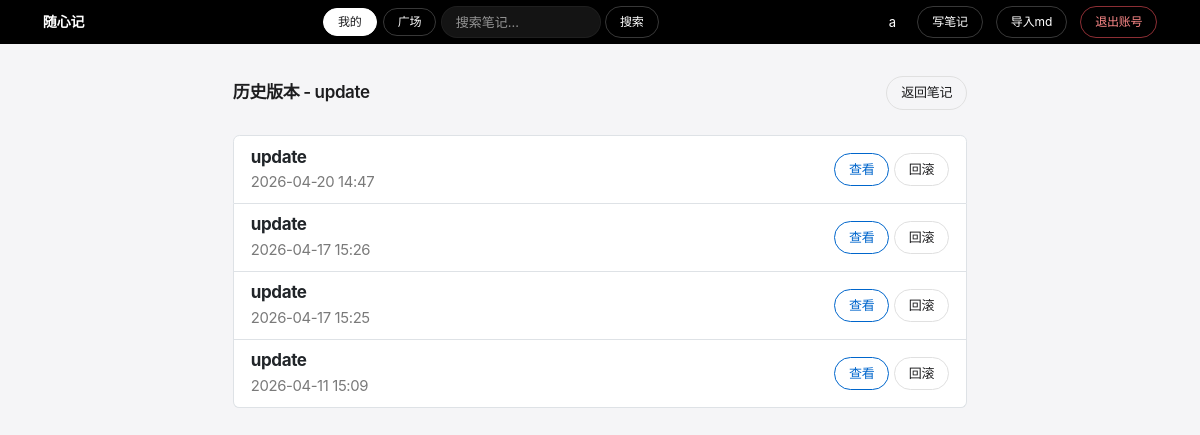
Page /notes/9/history (signed in) on the earlier database version.
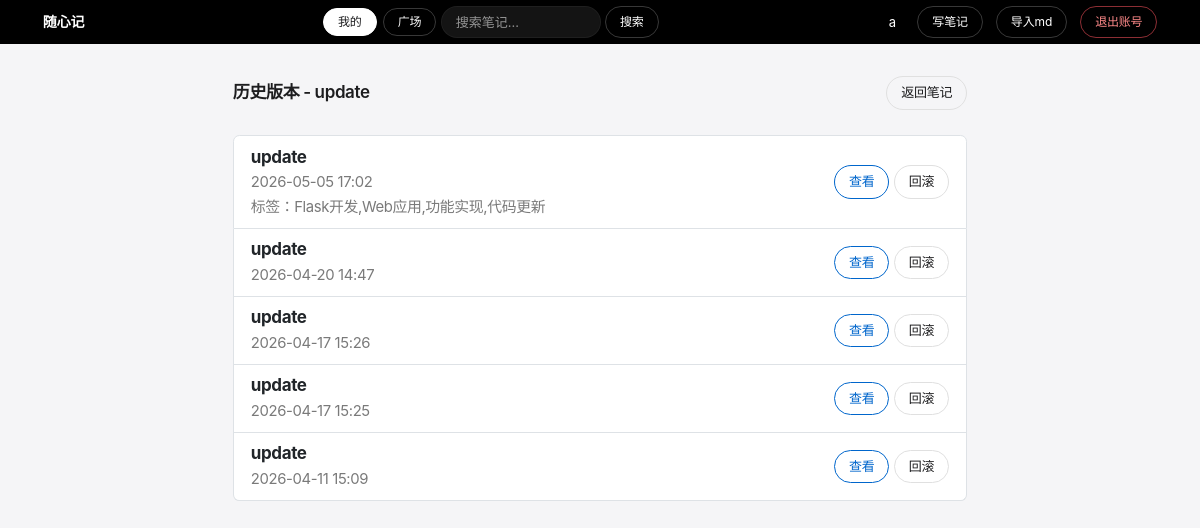
Same page on the later database version.
### app.py (models this page shows)
class NoteVersion(db.Model):
    id            = db.Column(db.Integer, primary_key=True)
    note_id       = db.Column(db.Integer, db.ForeignKey('note.id'), nullable=False)
    title         = db.Column(db.String(200), nullable=False)
    content       = db.Column(db.Text, nullable=False)
    tags_snapshot = db.Column(db.Text, nullable=True)
    created_at    = db.Column(db.DateTime, default=datetime.utcnow)

### app.py (the view)
@app.route('/notes/<int:note_id>/history')
@login_required
def note_history(note_id):
    note = get_or_404(Note, note_id)
    versions = NoteVersion.query.filter_by(note_id=note_id).order_by(NoteVersion.created_at.desc()).all()
    return render_template('note_history.html', note=note, versions=versions)

### app.py (called while the page is built)
@app.template_filter('local_time')
def local_time(dt):
    if dt is None:
        return ''
    beijing = timezone(timedelta(hours=8))
    return dt.replace(tzinfo=timezone.utc).astimezone(beijing).strftime('%Y-%m-%d %H:%M')

def get_or_404(model, pk):
    obj = db.session.get(model, pk)
    if obj is None:
        from flask import abort
        abort(404)
    return obj

@login_manager.user_loader
def load_user(user_id):
    return db.session.get(User, int(user_id))

### templates/note_history.html (shortened to what this page needs)
{% extends 'base.html' %}
{% block content %}
<div class="row justify-content-center">
    <div class="col-md-8">
        <div class="d-flex justify-content-between align-items-center mb-4">
            <h5 class="mb-0">历史版本 - {{ note.title }}</h5>
            <a href="/notes/{{ note.id }}" class="btn btn-sm btn-outline-secondary">返回笔记</a>
        </div>
        {% if versions %}
        <div class="list-group">
            {% for v in versions %}
            <div class="list-group-item list-group-item-action d-flex justify-content-between align-items-center">
                <div>
                    <strong>{{ v.title }}</strong>
                    <br>
                    <small class="text-muted">{{ v.created_at | local_time }}</small>
                    {% if v.tags_snapshot %}
                    <br>
                    <small class="text-muted">标签：{{ v.tags_snapshot }}</small>
                    {% endif %}
                </div>
                <div class="d-flex gap-1">
                    <a href="/notes/{{ note.id }}/history/{{ v.id }}" class="btn btn-sm btn-outline-primary">查看</a>
                    <form method="POST" action="/notes/{{ note.id }}/history/{{ v.id }}/rollback"
                          data-confirm="回滚到此版本？当前内容将保存为新版本。">
                        <button type="submit" class="btn btn-sm btn-outline-warning">回滚</button>
                    </form>
                </div>
            </div>
            {% endfor %}
        </div>
        {% else %}
        <div class="card p-4 text-center text-muted">
            <p>暂无历史版本</p>
            <p class="small">编辑笔记后会自动保存历史版本</p>
        </div>
        {% endif %}
    </div>
</div>
{% endblock %}

Differences in the rows shown:
added NoteVersion: title "update", created_at|local_time "2026-05-05 17:02", tags_snapshot "Flask开发,Web应用,功能实现,代码更新"
